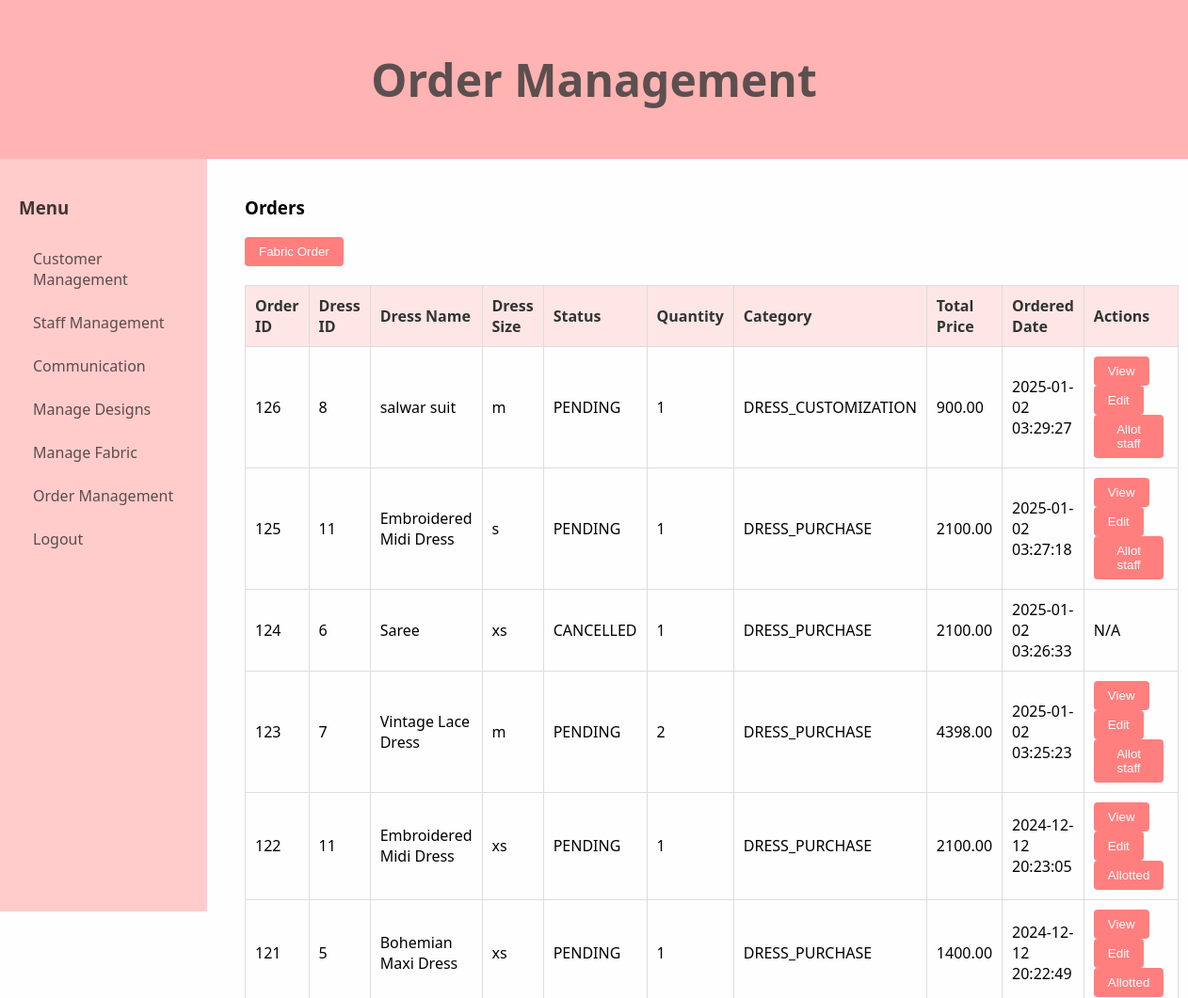
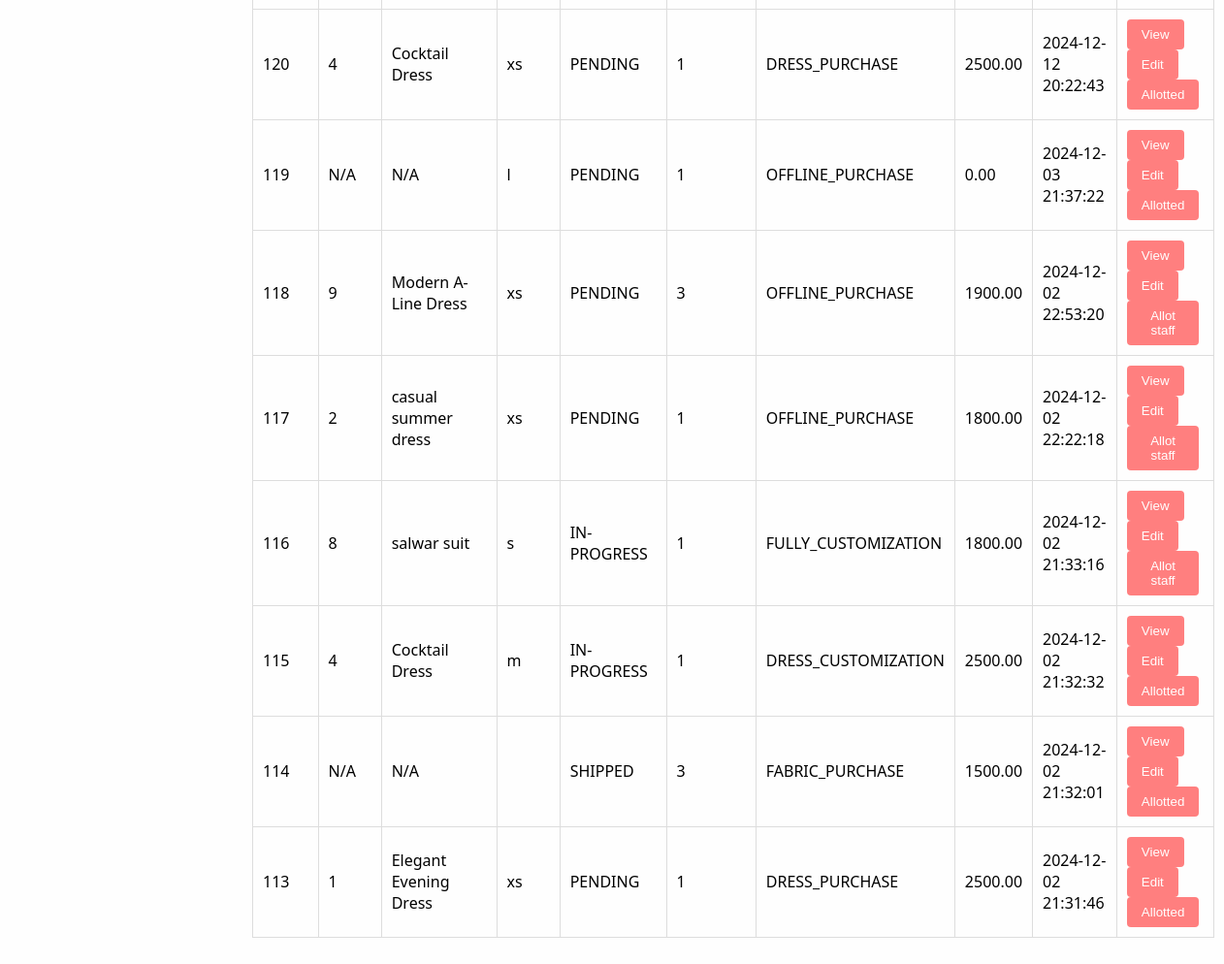
Page /admin/OrderManage.php on the committed database (2 pictures, top to bottom).
### tables this page shows
CREATE TABLE `orders` (
  `ORDER_ID` int(11) NOT NULL,
  `USER_ID` int(11) NOT NULL,
  `DRESS_ID` int(11) DEFAULT NULL,
  `FABRIC_ID` int(11) DEFAULT NULL,
  `OPTION_ID` int(11) DEFAULT NULL,
  `STATUSES` enum('PENDING','IN-PROGRESS','COMPLETED','SHIPPED','DELIVERED','CANCELLED','CART') NOT NULL,
  `SSIZE` varchar(100) DEFAULT NULL,
  `QUANTITY` int(2) NOT NULL DEFAULT 1,
  `TOTAL_PRICE` decimal(10,2) NOT NULL,
  `CATEGORY` enum('FABRIC_PURCHASE','DRESS_PURCHASE','DRESS_CUSTOMIZATION','FULLY_CUSTOMIZATION','OFFLINE_PURCHASE') NOT NULL,
  `ESTIMATED_DELIVERY_DATE` date DEFAULT NULL,
  `ACTUAL_DELIVERY_DATE` date DEFAULT NULL,
  `CREATED_AT` datetime NOT NULL DEFAULT current_timestamp()
);

CREATE TABLE `dress` (
  `DRESS_ID` int(11) NOT NULL,
  `NAME` varchar(100) NOT NULL,
  `DESCRIPTION` text DEFAULT NULL,
  `FABRIC` varchar(50) NOT NULL,
  `COLOR` varchar(100) NOT NULL,
  `SIZES` varchar(100) NOT NULL,
  `BASE_PRICE` decimal(10,2) NOT NULL,
  `IMAGE_URL` varchar(255) DEFAULT NULL,
  `CREATED_AT` datetime NOT NULL DEFAULT current_timestamp(),
  `visibility` tinyint(1) DEFAULT 1
);

### admin/OrderManage.php (the view, shortened to what this page needs)
<?php
$conn = new mysqli('localhost', 'root', '', 'fashion');
$sql="SELECT * FROM orders WHERE STATUSES != 'CART' ORDER BY ORDER_ID DESC";
$result = $conn->query($sql);
?>
<!DOCTYPE html>
<html lang="en">
<head>
    <link rel="stylesheet" href="admin1.css">
</head>
<body>
    <div class="header">
        <h1>Order Management</h1>
    </div>
    <div class="admin-dashboard">
        <aside class="sidebar">
            <h3>Menu</h3>
            <a href="customers.php">Customer Management</a>
            <a href="staff.php">Staff Management</a>
            <a href="communications.php">Communication</a>
            <a href="manageDesign.php">Manage Designs</a>
            <a href="manageFabric.php">Manage Fabric</a>
            <a href="OrderManage.php">Order Management</a>
            <a href="logout.php">Logout</a>
        </aside>
        <main class="content">
            <section id="delivery-section" class="section">
                <h3>Orders</h3>
                <div class="actions">
                    <button type="button" onclick="window.location.href='fabricOrders.php'" class="View fabrics">Fabric Order </button>
                </div>
                <div style="height:20px;"></div>
                <table>
                    <thead>
                        <tr>
                            <th>Order ID</th>
                            <th>Dress ID</th>
                            <th>Dress Name</th>
                            <th>Dress Size</th>
                            <th>Status</th>
                            <th>Quantity</th>
                            <th>Category</th>
                            <th>Total Price</th>
                            <th>Ordered Date</th>
                            <th>Actions</th>
                        </tr>
                    </thead>
                    <tbody>
                        <?php if ($result->num_rows > 0): ?>
                            <?php while ($row = $result->fetch_assoc()): ?>
                                <tr>
                                    <td><?php echo $row['ORDER_ID']; ?></td>
                                    <td><?php
                                    if($row['DRESS_ID']==null){
                                        echo "N/A";
                                    }else{
                                        echo $row['DRESS_ID'];
                                    }
                                    ?></td>
                                    <td><?php
                                    if($row['DRESS_ID']==null){
                                        echo "N/A";
                                    }else{
                                        $sq2="SELECT * FROM dress WHERE DRESS_ID='$row[DRESS_ID]'";
                                        $dress=mysqli_query($conn,$sq2);
                                        $dress_row=mysqli_fetch_array($dress);
                                        echo $dress_row['NAME'];
                                    }
                                    ?></td>
                                    <td><?php echo $row['SSIZE']; ?></td>
                                    <td><?php echo $row['STATUSES']; ?></td>
                                    <td><?php echo $row['QUANTITY']; ?></td>
                                    <td><?php echo $row['CATEGORY']; ?></td>
                                    <td><?php echo $row['TOTAL_PRICE']; ?></td>
                                    <td><?php echo $row['CREATED_AT']; ?></td>
                                    <td>
                                        <?php if ($row['STATUSES'] !== 'CANCELLED'): ?>
                                            <a href="view_order.php?id=<?php echo $row['ORDER_ID']; ?>"><button>View</button></a>
                                            <a href="edit_order.php?id=<?php echo $row['ORDER_ID']; ?>"><button>Edit</button></a>
                                            <?php
                                                $sqx="SELECT * FROM order_assignments WHERE ORDER_ID='$row[ORDER_ID]'";
                                                $check=mysqli_query($conn,$sqx);
                                                if($check){
                                                    $check_staff=mysqli_fetch_array($check);
                                                    if($check_staff['ORDER_ID']==$row['ORDER_ID']){
                                                        echo "<a href=''><button>Allotted</button></a>";
                                                    }else{
                                                        echo "<a href='allot_staff.php?id=".$row['ORDER_ID']."'><button>Allot staff</button></a>";
                                                    }
                                                }else{
                                                }
                                            ?>
                                        <?php else: ?>
                                            <span>N/A</span>
                                        <?php endif; ?>
                                    </td>
                                                                    </tr>
                            <?php endwhile; ?>
                        <?php else: ?>
                            <tr>
                                <td colspan="12">No Order records found.</td>
                            </tr>
                        <?php endif; ?>
                    </tbody>
                </table>
            </section>
        </main>
    </div>
</body>
</html>

### admin/admin1.css (style rules this page uses)
body { font-family: 'Segoe UI', Tahoma, Geneva, Verdana, sans-serif; background-color: #fefefe; margin: 0; padding: 0; }
.header { background-color: #ffb3b3; color: #5c4f4f; padding: 20px; text-align: center; font-size: 1.5em; }
.sidebar { width: 220px; background-color: #ffcccb; color: #413636; height: 100vh; float: left; padding: 20px; box-sizing: border-box; transition: width 0.3s; }
.sidebar a { color: #5c4c4c; display: block; padding: 12px 15px; text-decoration: none; border-radius: 4px; transition: background-color 0.3s; }
.content { margin-left: 240px; padding: 20px; box-sizing: border-box; }
.section { margin-bottom: 20px; }
table { width: 100%; border-collapse: collapse; }
th, td { border: 1px solid #ddd; padding: 10px; text-align: left; }
th { background-color: #ffe6e6; color: #333; }
button { padding: 8px 15px; margin-right: 5px; border: none; color: white; border-radius: 4px; background-color: #ff7f7f; cursor: pointer; transition: background-color 0.3s, transform 0.2s; }

### rows in the picture
orders: ORDER_ID "126", DRESS_ID "8", DRESS_ID.NAME "salwar suit", SSIZE "m", STATUSES "PENDING", QUANTITY "1", CATEGORY "DRESS_CUSTOMIZATION", TOTAL_PRICE "900.00", CREATED_AT "2025-01-02 03:29:27"
orders: ORDER_ID "125", DRESS_ID "11", DRESS_ID.NAME "Embroidered Midi Dress", SSIZE "s", STATUSES "PENDING", QUANTITY "1", CATEGORY "DRESS_PURCHASE", TOTAL_PRICE "2100.00", CREATED_AT "2025-01-02 03:27:18"
orders: ORDER_ID "124", DRESS_ID "6", DRESS_ID.NAME "Saree", SSIZE "xs", STATUSES "CANCELLED", QUANTITY "1", CATEGORY "DRESS_PURCHASE", TOTAL_PRICE "2100.00", CREATED_AT "2025-01-02 03:26:33", shows "N/A"
orders: ORDER_ID "123", DRESS_ID "7", DRESS_ID.NAME "Vintage Lace Dress", SSIZE "m", STATUSES "PENDING", QUANTITY "2", CATEGORY "DRESS_PURCHASE", TOTAL_PRICE "4398.00", CREATED_AT "2025-01-02 03:25:23"
orders: ORDER_ID "122", DRESS_ID "11", DRESS_ID.NAME "Embroidered Midi Dress", SSIZE "xs", STATUSES "PENDING", QUANTITY "1", CATEGORY "DRESS_PURCHASE", TOTAL_PRICE "2100.00", CREATED_AT "2024-12-12 20:23:05", shows "Allotted"
orders: ORDER_ID "121", DRESS_ID "5", DRESS_ID.NAME "Bohemian Maxi Dress", SSIZE "xs", STATUSES "PENDING", QUANTITY "1", CATEGORY "DRESS_PURCHASE", TOTAL_PRICE "1400.00", CREATED_AT "2024-12-12 20:22:49", shows "Allotted"
orders: ORDER_ID "120", DRESS_ID "4", DRESS_ID.NAME "Cocktail Dress", SSIZE "xs", STATUSES "PENDING", QUANTITY "1", CATEGORY "DRESS_PURCHASE", TOTAL_PRICE "2500.00", CREATED_AT "2024-12-12 20:22:43", shows "Allotted"
orders: ORDER_ID "119", shows "N/A", SSIZE "l", STATUSES "PENDING", QUANTITY "1", CATEGORY "OFFLINE_PURCHASE", TOTAL_PRICE "0.00", CREATED_AT "2024-12-03 21:37:22", shows "Allotted"
orders: ORDER_ID "118", DRESS_ID "9", DRESS_ID.NAME "Modern A-Line Dress", SSIZE "xs", STATUSES "PENDING", QUANTITY "3", CATEGORY "OFFLINE_PURCHASE", TOTAL_PRICE "1900.00", CREATED_AT "2024-12-02 22:53:20"
orders: ORDER_ID "117", DRESS_ID "2", DRESS_ID.NAME "casual summer dress", SSIZE "xs", STATUSES "PENDING", QUANTITY "1", CATEGORY "OFFLINE_PURCHASE", TOTAL_PRICE "1800.00", CREATED_AT "2024-12-02 22:22:18"
orders: ORDER_ID "116", DRESS_ID "8", DRESS_ID.NAME "salwar suit", SSIZE "s", STATUSES "IN-PROGRESS", QUANTITY "1", CATEGORY "FULLY_CUSTOMIZATION", TOTAL_PRICE "1800.00", CREATED_AT "2024-12-02 21:33:16"
orders: ORDER_ID "115", DRESS_ID "4", DRESS_ID.NAME "Cocktail Dress", SSIZE "m", STATUSES "IN-PROGRESS", QUANTITY "1", CATEGORY "DRESS_CUSTOMIZATION", TOTAL_PRICE "2500.00", CREATED_AT "2024-12-02 21:32:32", shows "Allotted"
orders: ORDER_ID "114", shows "N/A", STATUSES "SHIPPED", QUANTITY "3", CATEGORY "FABRIC_PURCHASE", TOTAL_PRICE "1500.00", CREATED_AT "2024-12-02 21:32:01", shows "Allotted"
orders: ORDER_ID "113", DRESS_ID "1", DRESS_ID.NAME "Elegant Evening Dress", SSIZE "xs", STATUSES "PENDING", QUANTITY "1", CATEGORY "DRESS_PURCHASE", TOTAL_PRICE "2500.00", CREATED_AT "2024-12-02 21:31:46", shows "Allotted"
